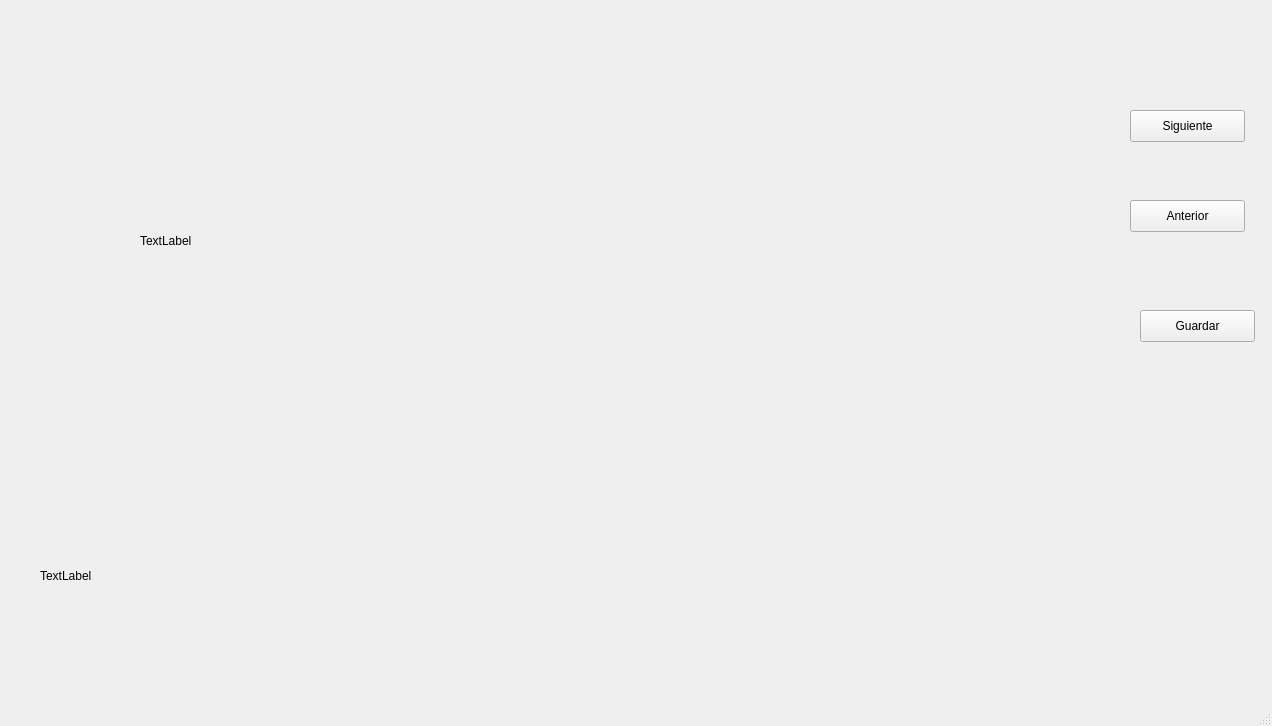
<?xml version="1.0" encoding="UTF-8"?>
<ui version="4.0">
 <class>MainWindow</class>
 <widget class="QMainWindow" name="MainWindow">
  <property name="geometry">
   <rect>
    <x>0</x>
    <y>0</y>
    <width>1272</width>
    <height>726</height>
   </rect>
  </property>
  <property name="windowTitle">
   <string>MainWindow</string>
  </property>
  <widget class="QWidget" name="centralwidget">
   <widget class="QLabel" name="label_2">
    <property name="geometry">
     <rect>
      <x>40</x>
      <y>520</y>
      <width>1221</width>
      <height>111</height>
     </rect>
    </property>
    <property name="text">
     <string>TextLabel</string>
    </property>
   </widget>
   <widget class="QLabel" name="label">
    <property name="geometry">
     <rect>
      <x>140</x>
      <y>20</y>
      <width>901</width>
      <height>441</height>
     </rect>
    </property>
    <property name="text">
     <string>TextLabel</string>
    </property>
   </widget>
   <widget class="QPushButton" name="pushButton">
    <property name="geometry">
     <rect>
      <x>1130</x>
      <y>110</y>
      <width>115</width>
      <height>32</height>
     </rect>
    </property>
    <property name="text">
     <string>Siguiente</string>
    </property>
   </widget>
   <widget class="QPushButton" name="pushButton_2">
    <property name="geometry">
     <rect>
      <x>1130</x>
      <y>200</y>
      <width>115</width>
      <height>32</height>
     </rect>
    </property>
    <property name="text">
     <string>Anterior</string>
    </property>
   </widget>
   <widget class="QPushButton" name="pushButton_3">
    <property name="geometry">
     <rect>
      <x>1140</x>
      <y>310</y>
      <width>115</width>
      <height>32</height>
     </rect>
    </property>
    <property name="text">
     <string>Guardar</string>
    </property>
   </widget>
  </widget>
  <widget class="QMenuBar" name="menubar">
   <property name="geometry">
    <rect>
     <x>0</x>
     <y>0</y>
     <width>1272</width>
     <height>22</height>
    </rect>
   </property>
  </widget>
  <widget class="QStatusBar" name="statusbar"/>
 </widget>
 <resources/>
 <connections/>
</ui>
